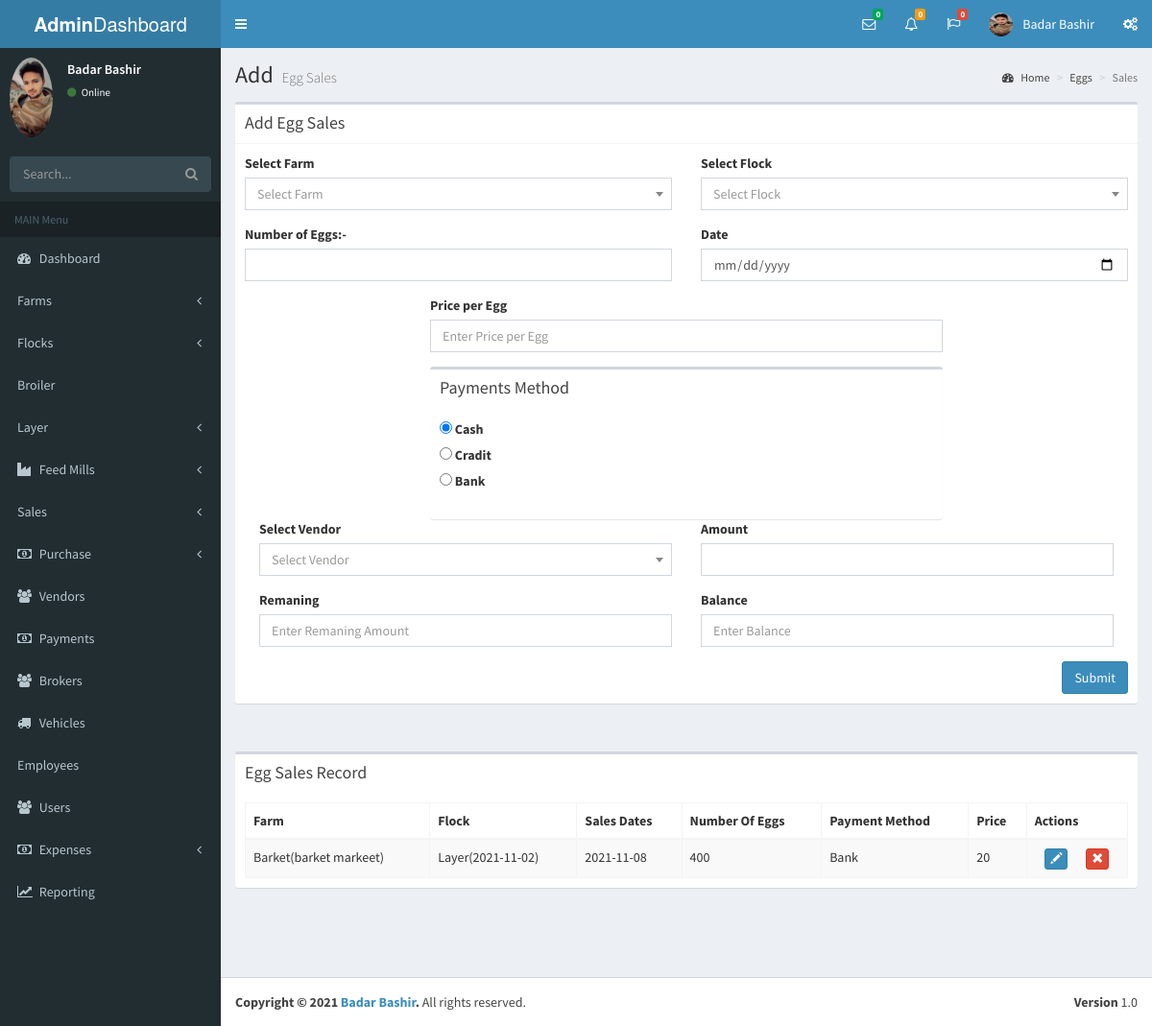
Screenshot of /Egg_sales.php (signed in) with the database file from the repository.
### tables this page shows
CREATE TABLE `egg_sales` (
  `id` int(11) NOT NULL,
  `v_id` int(11) NOT NULL,
  `Farm_id` varchar(100) NOT NULL,
  `flock_id` varchar(100) NOT NULL,
  `Sale_Date` date NOT NULL,
  `noe` int(11) NOT NULL,
  `payment_method` varchar(50) NOT NULL,
  `price` double NOT NULL
);

### Egg_sales.php (the view, shortened to what this page needs)
<?php
 include("lib/DBConn.php");
?>
<!DOCTYPE html>
<html>
<head>
  <link rel='stylesheet' href='https://maxcdn.bootstrapcdn.com/bootstrap/3.3.6/css/bootstrap.min.css'>
<link rel='stylesheet' href='https://cdn.datatables.net/1.10.12/css/dataTables.bootstrap.min.css'>
<link rel='stylesheet' href='https://cdn.datatables.net/buttons/1.2.2/css/buttons.bootstrap.min.css'>
<link rel="stylesheet" href="plugins/datatables/style.css">
  <link rel="stylesheet" href="bootstrap/css/bootstrap.min.css">
  <link rel="stylesheet" href="https://cdnjs.cloudflare.com/ajax/libs/font-awesome/4.5.0/css/font-awesome.min.css">
  <link rel="stylesheet" href="https://cdnjs.cloudflare.com/ajax/libs/ionicons/2.0.1/css/ionicons.min.css">
  <link rel="stylesheet" href="plugins/daterangepicker/daterangepicker.css">
  <link rel="stylesheet" href="plugins/datepicker/datepicker3.css">
  <link rel="stylesheet" href="plugins/iCheck/all.css">
  <link rel="stylesheet" href="plugins/colorpicker/bootstrap-colorpicker.min.css">
  <link rel="stylesheet" href="plugins/timepicker/bootstrap-timepicker.min.css">
  <link rel="stylesheet" href="plugins/select2/select2.min.css">
  <link rel="stylesheet" href="dist/css/AdminLTE.min.css">
  <link rel="stylesheet" href="dist/css/skins/_all-skins.min.css">
</head>
<body class="hold-transition skin-blue sidebar-mini">
<div class="wrapper">
 <?php
include("includes/header.php");
 ?>
 <?php
include("includes/sidebar.php");
 ?>
  <div class="content-wrapper">
    <section class="content-header">
      <h1>
        Add
        <small>Egg Sales</small>
      </h1>
      <ol class="breadcrumb">
        <li><a href="#"><i class="fa fa-dashboard"></i> Home</a></li>
        <li><a href="#">Eggs</a></li>
        <li class="active">Sales</li>
      </ol>
    </section>
    <section class="content">
      <div class="box box-default">
        <div class="box-header with-border">
          <h3 class="box-title">Add Egg Sales</h3>
        </div>
        <div class="box-body">
            <form action="#" method="post" name="form">
          <div class="row">
            <div class="col-md-6">
              <div class="form-group">
                <label>Select Farm</label>
              </div>
              <div class="form-group" id="parent">
                <label >Number of Eggs:-</label>
                 <input type="Number" name="no_of_Eggs" placeholder="" parsley-trigger="change" required
                 class="form-control" id="no_of_Eggs" onkeyup="onRegister();">
              </div>
            </div>
             <div class="col-md-6">
              <div class="form-group">
                <label>Select Flock</label>
              </div>
              <div class="form-group">
                <label>Date</label>
                <input type="Date" name="e_Date" parsley-trigger="change" required
                 class="form-control" id="e_Date">
              </div>
            </div>
          </div>
          <div class="col-md-12">
              <div style="margin: auto;width: 60%;" >
          <div class="form-group">
                <label>Price per Egg</label>
                <input type="Number" name="price" parsley-trigger="change" required
                placeholder="Enter Price per Egg" class="form-control" id="price" onchange="totalp(this.value)">
              </div>
            </div>
          </div>
          <div class="col-md-12">
              <div class="box" style="margin: auto;width: 60%;" >
            <div class="box-header">
              <h3 class="box-title">Payments Method</h3>
            </div>
            <div class="box-body">
            <div class="form-group">
               <input type="radio" id="cash" name="Status" value="Cash"checked onchange="change();">
                <label for="cash" >Cash</label><br>
                <input type="radio" id="Cradit" name="Status" value="Cradit" onchange="change2();" >
                <label for="Cradit">Cradit</label><br>
                <input type="radio" id="Bank" name="Status" value="Bank" onchange="change3();" >
                <label for="Bank">Bank</label><br>
              </div>
            </div>
          </div>
            </div>
            <?php include("vendors_payment_option.php"); ?>
           <button type="submit" name="BtnSubmit" class="btn btn-primary pull-right"  onclick="return onRegister();">Submit</button>
           </form>
        </div>
      </div>
    </section>
<section class="content">
      <div class="row">
        <div class="col-xs-12">
          <div class="box">
            <div class="box-header">
              <h3 class="box-title">Egg Sales Record</h3>
            </div>
            <div class="box-body" style="overflow: scroll;">
              <table id="example"class="table table-striped table-bordered" cellspacing="0" width="100%">
                <thead>
                <tr>
                  <th>Farm</th>
                  <th>Flock</th>
                  <th>Sales Dates</th>
                  <th>Number Of Eggs</th>
                  <th>Payment Method</th>
                  <th>Price</th>
                  <th>Actions</th>
                </tr>
                </thead>
                <tbody>
                  <?php
                    $query = "SELECT * FROM egg_sales ";
                    $result = mysqli_query($conn,$query);
                      if ($result->num_rows > 0) {
                        while($row = mysqli_fetch_array($result))
                           {
                            ?>
                <tr>
                                  <td><?php echo $row['Farm_id']; ?></td>
                                  <td><?php echo $row['flock_id']; ?></td>
                                  <td><?php echo $row['Sale_Date']; ?></td>
                                  <td><?php echo $row['noe']; ?></td>
                                  <td><?php echo $row['payment_method']; ?></td>
                                  <td><?php echo $row['price']; ?></td>
                   <td>
                <button type="button" class="btn btn-primary btn-xs dt-edit" style="margin-right:16px;">
                    <span class="glyphicon glyphicon-pencil" aria-hidden="true"></span>
                </button>
                <button type="button" class="btn btn-danger btn-xs dt-delete">
                    <span class="glyphicon glyphicon-remove" aria-hidden="true"></span>
                </button>
            </td>
                </tr>
                <?php
                                                 }
                                                }
                                            else
                                              {
                                                echo "No Result Found";
                                              }
                                                    ?>
                </tbody>
              </table>
            </div>
          </div>
        </div>
      </div>
    </section>
</div>
 <?php
  include("includes/footer.php");
  ?>
</body>
</html>

### rows the page displays
egg_sales: Farm "Barket(barket markeet)", flock "Layer(2021-11-02)", Sale_Date "2021-11-08", noe "400", payment_method "Bank", price "20"
